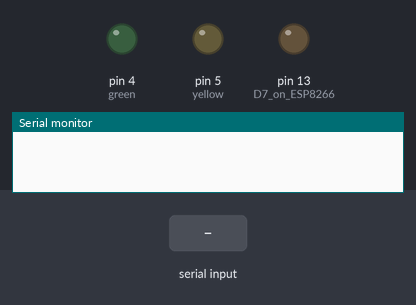
Simulated run of this sketch. Board: Arduino Uno, built with avr-gcc and run on an emulated ATmega328P. Shown: output pins drawn as LEDs (lit = HIGH), the last lines printed to the serial monitor. The test bench sets the inputs (shaded band). Pins used as bus, display or sensor lines are not drawn.

Above: at 1.8 s.
1.9 s: "ok\n" received over the second serial link
3.4 s: "radio_rx\n" received over the second serial link
4.9 s: "busy\n" received over the second serial link
At 18.7 s:
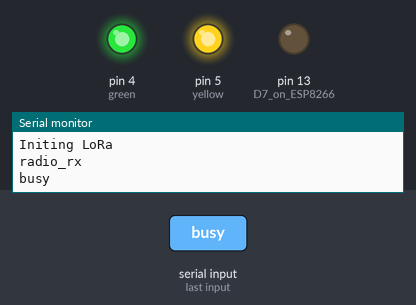
Timing chart, 0 to 20.4 s (numbered marks = the images above; inputs shaded):
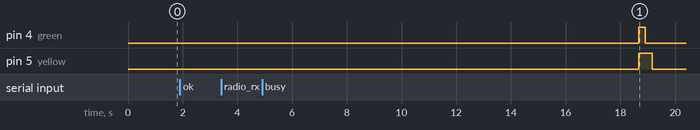

The sketch:

Sensor.ino
```cpp
/*
   Lora to Lora (P2P) using RN2484 and ESP8266
   This sketch will transmit a lora message with payload "20" every 2 seconds.
   An LED will blink every time a package is sent. Payload and package ID is printed on serial monitor.

   Code based on JP Meijers code from 30 September 2016
   MN Petersen, Aug 2020

   CONNECTIONS:
   RN2483 - ESP8266:
   TX     - D5
   RX     - D6
   3V3    - 3V3
   GND    - GND

   D7 on ESP8266 is connected to anode (long leg) on LED. Insert resistor between cathode and GND on ESP8266.

*/

#include <SoftwareSerial.h>
SoftwareSerial loraSerial(14, 12, false); // (rxPin (D5), txPin (D6), inverse_logic, buffer size);

String str;
String frequency = "869100000";
String sf = "sf12";
String message = "48656c6C6F";
String receivedMessage;

int currentMillis;
int startingMillis;
int deltaTime;

#define red 0     // D3
#define yellow 5   // D1
#define green 4    // D2


void setup() {
  //output LED pin
  pinMode(13, OUTPUT);  // D7 on ESP8266

  pinMode(red, OUTPUT);
  pinMode(yellow, OUTPUT);
  pinMode(green, OUTPUT);

  // Open serial communications and wait for port to open:
  Serial.begin(57600);  // Serial communication to PC

  loraSerial.begin(9600);  // Serial communication to RN2483
  loraSerial.setTimeout(1000);
  lora_autobaud();


  InitialisingLora(frequency, sf);

  //LED
  LED_sensor();

  Serial.println("starting loop");
}

//=============================================================
// LOOP
//=============================================================
void loop() {
  // send message for defined time
  startingMillis = millis();
  int sendingTime = 10000;
  currentMillis = millis();
  deltaTime = currentMillis - startingMillis;

  while (deltaTime <= sendingTime){
    sendMessage(message);
    currentMillis = millis();
    deltaTime = currentMillis - startingMillis;
    yield(); // so watchdog doesnt reset controller
    delay(100);
    }


  receivedMessage = receiveMessage();
  if (receivedMessage != ""){
    Serial.print("Received Message: ");
    Serial.println(receivedMessage);
    delay(10000);
  }
  else{
    Serial.println("No message received");
    Serial.println("Sleep for short time");
    delay(5000);
  }
}


//=============================================================
// Function declarations
//=============================================================

void lora_autobaud()
{
  String response = "";
  while (response == "")
  {
    delay(1000);
    loraSerial.write((byte)0x00);
    loraSerial.write(0x55);
    loraSerial.println();
    loraSerial.println("sys get ver");
    response = loraSerial.readStringUntil('\n');
  }
}


int wait_for_ok() {
  /*
    This function blocks until the word "ok\n" is received on the UART,
    or until a timeout of 3*5 seconds.
  */
  str = loraSerial.readStringUntil('\n');
  if ( str.indexOf("ok") == 0 ) {
    return 1;
  }
  else return 0;
}


void led_on(int LED)
{
  digitalWrite(LED, 1);
}

void led_off(int LED)
{
  digitalWrite(LED, 0);
}


void InitialisingLora(String frequency, String sf) {
  Serial.println("Initing LoRa");

  loraSerial.println("radio rxstop"); // causes the radio to exit Continuous Receive mode
  str = loraSerial.readStringUntil('\n');
  Serial.println(str);

  loraSerial.listen();
  str = loraSerial.readStringUntil('\n');
  Serial.println(str);
  loraSerial.println("sys get ver");
  str = loraSerial.readStringUntil('\n');
  Serial.println(str);

  loraSerial.println("mac pause");
  str = loraSerial.readStringUntil('\n');
  Serial.println(str);

  //  loraSerial.println("radio set bt 0.5");  // Uncomment if we want to use FSK
  //  wait_for_ok();

  loraSerial.println("radio set mod lora"); // Comment if we want to use FSK
  str = loraSerial.readStringUntil('\n');
  Serial.println(str);

  loraSerial.println("radio set freq "  + frequency);
  str = loraSerial.readStringUntil('\n');
  Serial.println(str);

  loraSerial.println("radio set pwr 14");
  str = loraSerial.readStringUntil('\n');
  Serial.println(str);

  loraSerial.println("radio set sf " + sf);
  str = loraSerial.readStringUntil('\n');
  Serial.println(str);

  loraSerial.println("radio set afcbw 41.7");
  str = loraSerial.readStringUntil('\n');
  Serial.println(str);

  loraSerial.println("radio set rxbw 125");
  str = loraSerial.readStringUntil('\n');
  Serial.println(str);

  //  loraSerial.println("radio set bitrate 50000");
  //  wait_for_ok();

  //  loraSerial.println("radio set fdev 25000");
  //  wait_for_ok();

  loraSerial.println("radio set prlen 8");
  str = loraSerial.readStringUntil('\n');
  Serial.println(str);

  loraSerial.println("radio set crc on");
  str = loraSerial.readStringUntil('\n');
  Serial.println(str);

  loraSerial.println("radio set iqi off");
  str = loraSerial.readStringUntil('\n');
  Serial.println(str);

  loraSerial.println("radio set cr 4/5");
  str = loraSerial.readStringUntil('\n');
  Serial.println(str);

  loraSerial.println("radio set wdt 60000"); //disable for continuous reception
  str = loraSerial.readStringUntil('\n');
  Serial.println(str);

  loraSerial.println("radio set sync 12");
  str = loraSerial.readStringUntil('\n');
  Serial.println(str);

  loraSerial.println("radio set bw 125");
  str = loraSerial.readStringUntil('\n');
  Serial.println(str);
}

void sendMessage(String message) {
  led_on(red);
  Serial.print("Sending Message: ");
  Serial.println(message);
  delay(500);
  Serial.println("TX: radio tx");
  loraSerial.print("radio tx ");
  loraSerial.println(message);
  str = loraSerial.readStringUntil('\n');
  Serial.print("RX: ");
  Serial.println(str);
  str = loraSerial.readStringUntil('\n');
  Serial.print("RX: ");
  Serial.println(str);
  delay(1000);
  led_off(red);

}

String receiveMessage() {
  led_on(green);
  // intialise emtpy message
  String message = "";
  Serial.println("Receving Message");
  delay(1000);
  Serial.println("TX: radio rx 0");
  loraSerial.println("radio rx 0"); //wait for 60 seconds to receive
  str = loraSerial.readStringUntil('\n');
  Serial.print("RX: ");
  Serial.println(str);
  delay(200);

  if ( str.indexOf("ok") == 0 )
  {
    str = String("");
    while (str == "")
    {
      str = loraSerial.readStringUntil('\n');
    }
    if ( str.indexOf("radio_rx") == 0 )  //checking if data was reeived (equals radio_rx = <data>). indexOf returns position of "radio_rx"
    {
      //      toggle_led();
      Serial.println(str); //printing received data
      message = str;
    }
    else
    {
      Serial.println("Received nothing");
    }
  }
  else if (str.indexOf("busy") == 0 ) {
    Serial.println("radio not going into receive mode");
    Serial.println("  Stop the radio and mac pause");
    delay(1000);
    // dont know if mac pause is needed, but it is required to be in init
    loraSerial.println("mac pause");
    str = loraSerial.readStringUntil('\n');
    Serial.println(str);

    loraSerial.println("radio rxstop"); // causes the radio to exit Continuous Receive mode
    str = loraSerial.readStringUntil('\n');
    Serial.println(str);

  }
  else
  {
    Serial.println("radio not going into receive mode");
    delay(1000);
  }
  led_off(green);
  return message;
}

void LED_sensor(){
  // Central Box LED show
  led_off(green);
  led_off(yellow);
  led_off(red);
  delay(500);
  led_on(red);
  led_on(yellow);
  led_on(green);
  delay(250);
  led_off(green);
  delay(250);
  led_off(yellow);
  delay(250);
  led_off(red);

}
```
